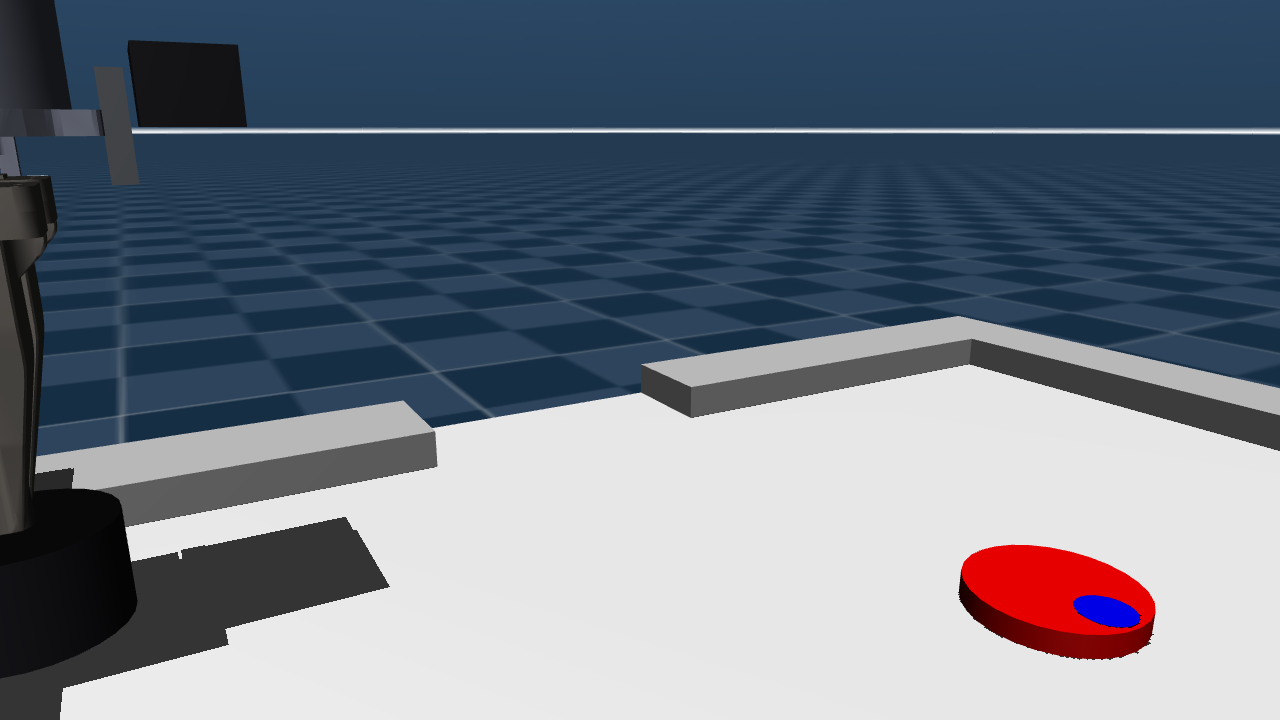
#> input picture vision_sdk_platform/mini_platform/artifacts/reports/img/mini_home_mallet_closeup.png, 1280 x 720 px
$ python -i detector.py   (imports and definitions only)
#> lines starting #> are read from the running program, lines starting #| are printed output that depends on the picture; after the words box and inside, x2 and y2 are one past the last pixel; in counts of white or black regions, pixels touching at a corner belong together
"""Colour segmentation -> subpixel centroids (vision assignment Part 2).

Two interchangeable backends, selected per call by ``detect_puck(..., backend=...)``:

* ``"numpy"`` (the DEFAULT) -- numpy + scipy.ndimage only, no OpenCV. This is the sim's
  reference path: its output is what the ``PuckVisionSensor`` bias/sigma constants were
  fitted against, so it is kept byte-for-byte and every sim test runs through it.
* ``"cv2"`` -- the same algorithm on OpenCV primitives (``cvtColor``/``inRange`` for the
  HSV gate, ``floodFill`` for hole-filling, ``connectedComponentsWithStats`` for the
  largest blob). On a cleanly-segmented 640x480 real frame -- the tuned operating case,
  where the gate passes only the puck -- this is ~1.7 ms vs ~55 ms for the pure-numpy path
  whose ``rgb_to_hsv`` dominates, an ~30x speedup (it narrows toward ~2-3x only on an
  UNtuned profile that leaks thousands of stray blobs, which is exactly what the tuner
  exists to prevent -- and numpy is slow there too). The HARDWARE sensor uses this. It is a
  drop-in equivalent: for the sim ``rgb_ratio`` gate it reproduces the
  numpy ``Detection`` to floating-point precision (floodFill == ``binary_fill_holes`` and
  4-connected components == ``ndimage.label``, both verified exactly); for the ``hsv``
  gate it matches within OpenCV's 2-degree hue quantization -- negligible for a real-puck
  band, and the yaw-marker sub-window is still segmented by the shared numpy gate so that
  half is identical too. ``backend="auto"`` uses cv2 when importable, else numpy.

The puck is found as the largest connected blob of a tunable colour gate; the yaw marker
is searched strictly inside the (hole-filled) puck component.

Two segmentation modes, selected by :class:`PuckColorProfile`:

* ``"rgb_ratio"`` (the SIM default) -- chromaticity RATIOS, never absolute thresholds. The
  sim puck material has specular=0.5, so highlights push pixels toward white (all channels
  rise together), which escapes absolute gates but cleanly fails a ratio test -- producing a
  hole in the mask (refilled below), never a false blob. These are the exact gates the sim
  was tuned with; the module-level defaults reproduce them byte-for-byte.
* ``"hsv"`` (for the REAL puck) -- a hue band plus saturation/value floors. Real lighting
  makes absolute-RGB or RGB-ratio gates leak (skin, wood and the table are all reddish with
  modest r/g, r/b), so on hardware we segment by hue, which is far more selective. Specular
  highlights blow out to low saturation and drop out of the mask -- exactly the same hole,
  refilled by ``binary_fill_holes`` the same way. Tune it with
  ``python -m mini_platform.hw.tune_puck`` against the real camera.

``detect_puck(rgb)`` with no profile uses the sim default, so all sim code and tests are
unchanged. The hardware path passes a profile loaded from the tuner's JSON.
"""

from dataclasses import dataclass, asdict

import numpy as np
from scipy import ndimage

#: Sim red-blob sanity gates: fewer pixels than this is noise, and a bounding box outside
#: this major-dimension band (px, AT 360-ROW RENDERS -- both bounds scale with the
#: render height) is either a speck or something far too close/large to be the puck
#: (the puck spans ~13-30 px across the table at 640x360, more near the rail).
MIN_RED_AREA = 20
BBOX_MAJOR_RANGE = (4, 90)
GATE_REF_HEIGHT = 360

#: Blue marker: evaluated in the red bbox expanded by this margin (a sub-window, for
#: cost only -- the strict component gate below does the actual confinement); below
#: the area floor the marker is considered unresolved and yaw is unavailable.
BBOX_MARGIN = 3
MIN_BLUE_AREA = 3


@dataclass
class PuckColorProfile:
    """Tunable colour gates for the puck blob and its yaw marker.

    The default is the sim ``rgb_ratio`` gate (identical to the historical hard-coded
    behaviour). The hardware tuner produces an ``hsv`` profile. Sanity gates (areas, bbox
    band, margins) are shared by both modes.

    HSV convention (matches :func:`rgb_to_hsv` below): hue in **degrees** ``[0, 360)``,
    saturation/value in ``[0, 1]``. A hue band may wrap through 0 (i.e. ``hue_lo > hue_hi``),
    which is the usual case for a red puck.
    """

    mode: str = "rgb_ratio"                 # "rgb_ratio" (sim) | "hsv" (real puck)

    # -- rgb_ratio puck gate (r > r_min & r > r_over_g*g & r > r_over_b*b) --
    r_min: float = 60.0
    r_over_g: float = 1.6
    r_over_b: float = 1.6

    # -- rgb_ratio marker gate (b > b_min & b > b_over_r*r & b > b_over_g*g) --
    b_min: float = 50.0
    b_over_r: float = 1.5
    b_over_g: float = 1.2

    # -- hsv puck gate --
    hue_lo: float = 345.0                   # wraps through 0 for red
    hue_hi: float = 15.0
    sat_min: float = 0.45
    val_min: float = 0.25

    # -- hsv marker gate (blue band); set marker_enabled False when the real puck has no
    #    physical marker (yaw then degrades to None, which the whole pipeline handles) --
    marker_enabled: bool = True
    marker_hue_lo: float = 200.0
    marker_hue_hi: float = 260.0
    marker_sat_min: float = 0.35
    marker_val_min: float = 0.20

    # -- shared sanity gates --
    min_red_area: int = MIN_RED_AREA
    bbox_major_range: tuple = BBOX_MAJOR_RANGE
    gate_ref_height: int = GATE_REF_HEIGHT
    bbox_margin: int = BBOX_MARGIN
    min_blue_area: int = MIN_BLUE_AREA

    # -- provenance, not a gate --
    #: The camera exposure this profile was FITTED at (UVC exposure_absolute), and the menu
    #: setting at the time (1 = manual, 3 = auto). `sat_min`/`val_min` are fixed thresholds, so a
    #: gate fitted under one exposure mis-segments under another; recording it lets `--stage play`
    #: say so instead of silently under-detecting. None on any profile tuned before this existed.
    tuned_exposure: float | None = None
    tuned_exposure_auto: int | None = None

    # [23 lines left out: functions to_dict, from_dict, save, load, not called in this run]


#: The sim gate, used whenever a caller passes no profile. Keeping this a module singleton
#: means ``detect_puck(rgb)`` behaves exactly as before this file gained profiles.
DEFAULT_PROFILE = PuckColorProfile()


@dataclass
class Detection:
    """Red puck blob (and optionally its blue yaw marker) in pixel coordinates."""

    centroid: tuple      # (u, v) subpixel centroid of the filled red blob
    area: int            # filled red blob area, px
    bbox: tuple          # (u_min, v_min, u_max, v_max), inclusive
    marker_centroid: tuple | None  # blue marker (u, v), or None when unresolved


# [28 lines left out: functions rgb_to_hsv, _hue_band, not called in this run]


def _puck_mask(im, profile):
    """Filled puck mask from an int16/float image (0..255), per the profile's mode."""
    if profile.mode == "hsv":
        h, s, v = rgb_to_hsv(im)
        m = _hue_band(h, profile.hue_lo, profile.hue_hi) & (s >= profile.sat_min) & (v >= profile.val_min)
    else:
        r, g, b = im[..., 0], im[..., 1], im[..., 2]
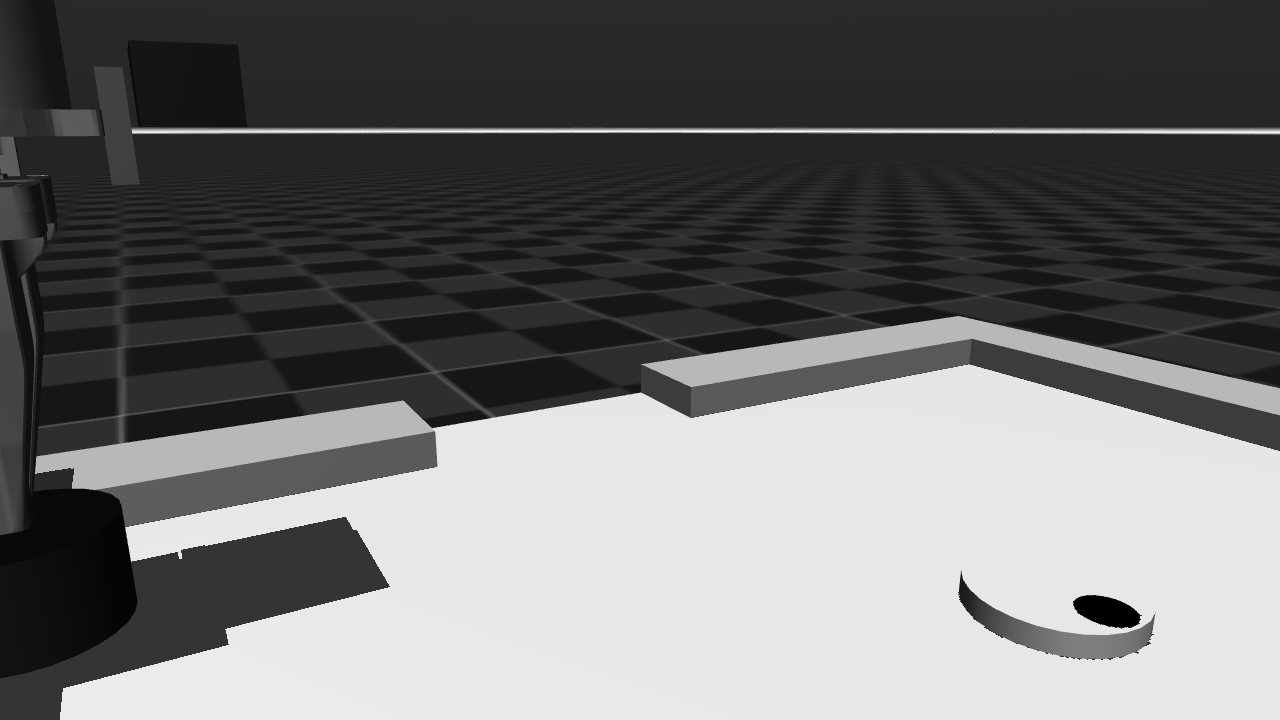
#> r: shape (720, 1280) int16; min 0, max 250, mean 110.2
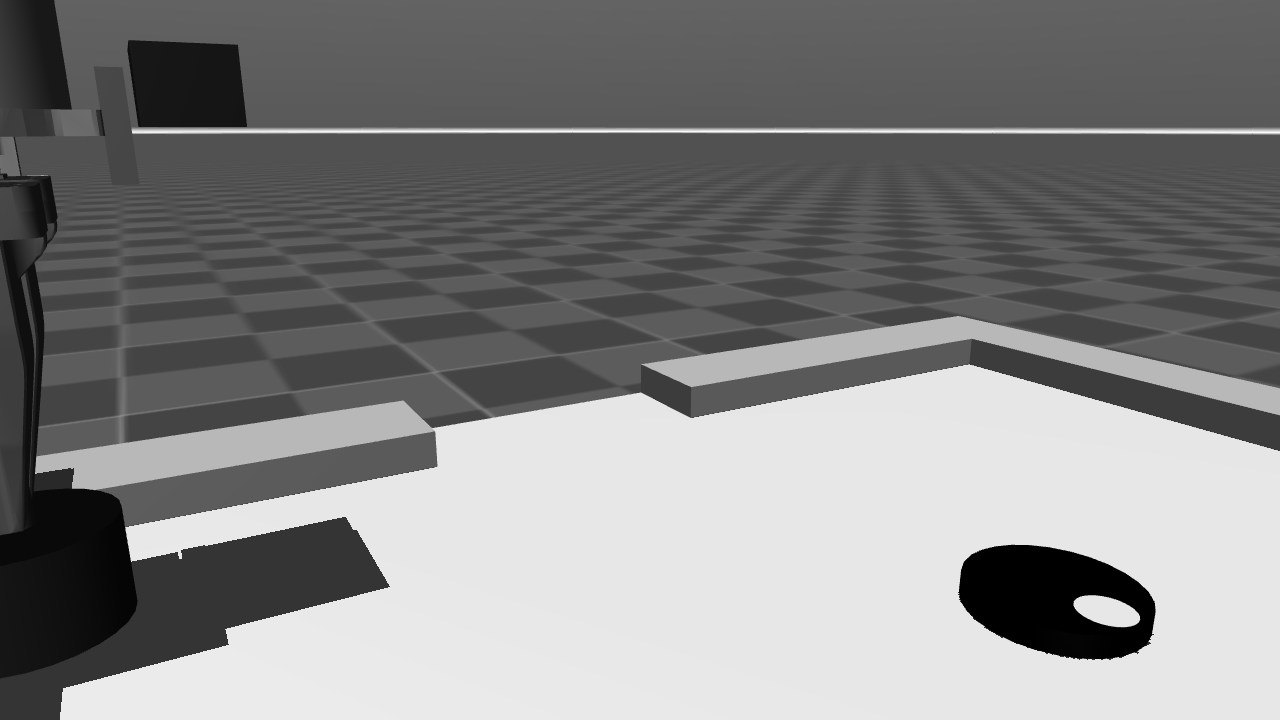
#> b: shape (720, 1280) int16; min 0, max 251, mean 131.1
        m = (r > profile.r_min) & (r > profile.r_over_g * g) & (r > profile.r_over_b * b)
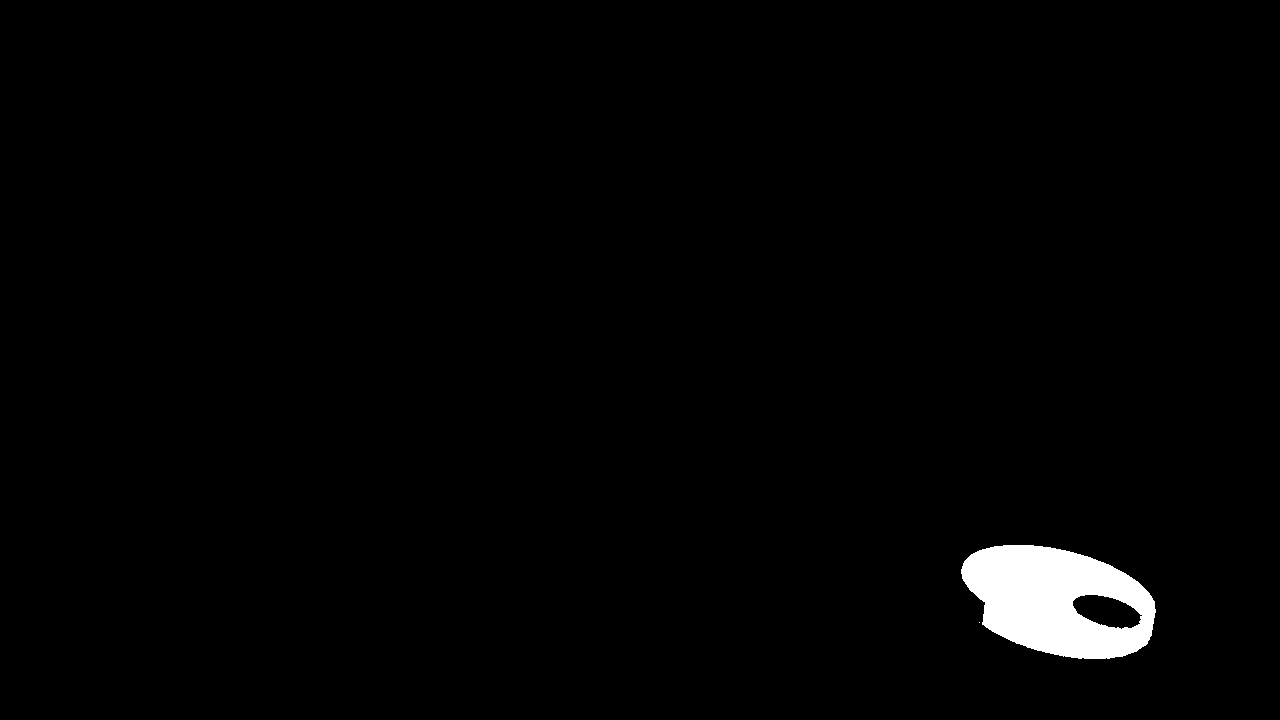
#> m: shape (720, 1280) bool; 1.6% white; 2 white regions (1 under 20 px), largest, box (x1, y1, x2, y2) and area: (961, 545, 1156, 659) 14987
    return ndimage.binary_fill_holes(m)
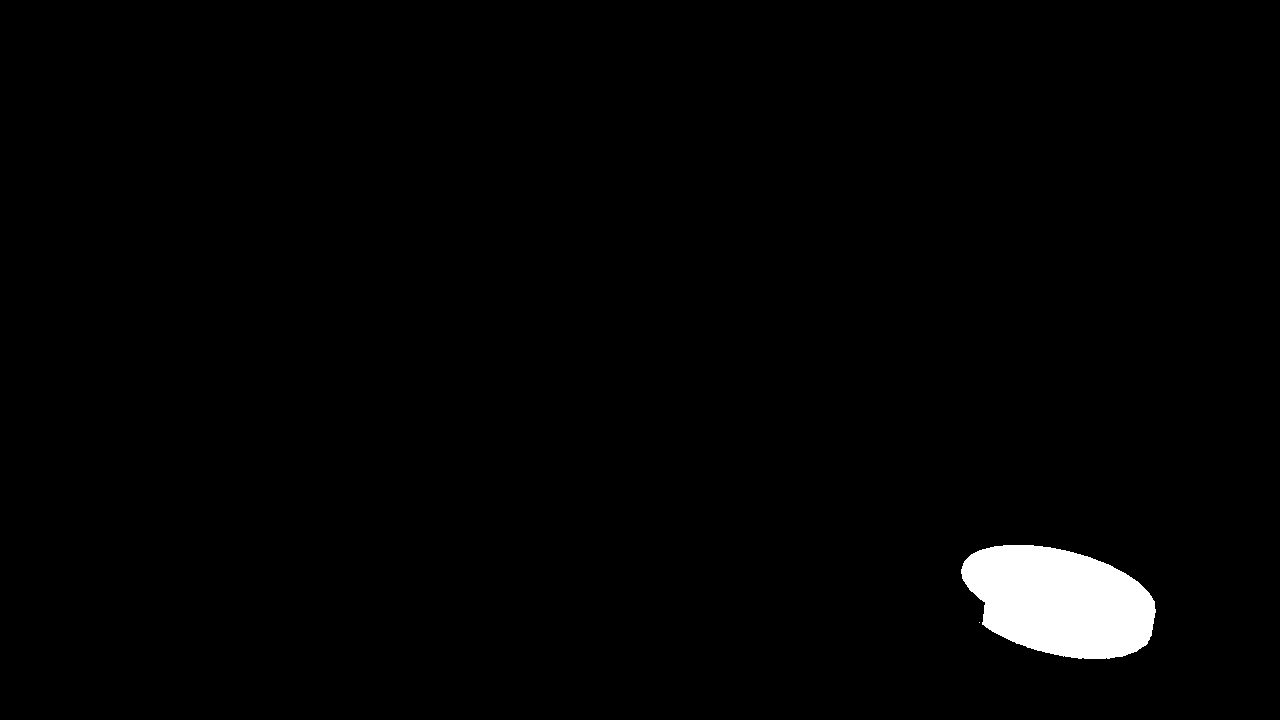
#> returned value: shape (720, 1280) bool; 1.8% white; 2 white regions (1 under 20 px), largest, box (x1, y1, x2, y2) and area: (961, 545, 1156, 659) 16536


# [127 lines left out: functions _red_mask, _marker_mask, _fill_holes_cv2, _puck_mask8_cv2, _inrange_hsv_cv2, _detect_puck_cv2 and 1 more, not called in this run]


def detect_puck(rgb, profile=None, backend="numpy"):
    """Detect the puck in an (H, W, 3) uint8 frame; ``Detection`` or None.

    ``profile`` selects the colour gate (see :class:`PuckColorProfile`). Omit it for the
    sim's red-puck gate; pass a tuned ``hsv`` profile for the real camera.

    ``backend`` picks the implementation: ``"numpy"`` (default, the sim reference path),
    ``"cv2"`` (the ~10x-faster OpenCV path the hardware sensor uses -- see the module
    docstring), or ``"auto"`` (cv2 when importable, else numpy). All three return the same
    ``Detection`` type; cv2 matches numpy exactly for ``rgb_ratio`` and within hue
    quantization for ``hsv``.
    """
    profile = profile or DEFAULT_PROFILE
    if backend in ("cv2", "auto"):
        cv2 = _import_cv2(required=backend == "cv2")
        if cv2 is not None:
            return _detect_puck_cv2(cv2, rgb, profile)
    elif backend != "numpy":
        raise ValueError(f"unknown detect backend {backend!r} "
                         "(expected 'numpy', 'cv2', or 'auto')")
    im = rgb.astype(np.int16)
    red = _puck_mask(im, profile)
    lbl, n = ndimage.label(red)
#> lbl: shape (720, 1280) int32; 3 distinct labels, from 0 to 2
#> n = 2
    if n == 0:
        return None
    sizes = np.bincount(lbl.ravel())[1:]
#> sizes = [16536, 1]
    largest = int(np.argmax(sizes)) + 1
#> largest = 1
    ys, xs = np.nonzero(lbl == largest)
#> ys = 16536 values from 545 to 658; xs = 16536 values, max 1155 at index 9729, min 961 at index 2699, mean 1059.8
    area = int(xs.size)
#> area = 16536
    if area < profile.min_red_area:
        return None
    u0, u1 = int(xs.min()), int(xs.max())
#> u0 = 961; u1 = 1155
    v0, v1 = int(ys.min()), int(ys.max())
#> v0 = 545; v1 = 658
    h, w = im.shape[:2]
#> h = 720; w = 1280
    scale = h / profile.gate_ref_height
#> scale = 2
    major = max(u1 - u0 + 1, v1 - v0 + 1)
#> major = 195
    lo, hi = profile.bbox_major_range
    if not lo * scale <= major <= hi * scale:
        return None

    centroid = (float(xs.mean()), float(ys.mean()))

    # The marker is gated STRICTLY to the (hole-filled) puck component: it is physically on
    # the puck, so its pixels are interior whenever its outline closes. This keeps blue-ish
    # background (the sim's blue-grey floor checker) from leaking into the marker centroid
    # when the puck sits near a rim; if the marker aliases open at the silhouette it falls
    # outside the component and yaw degrades honestly to None instead of using bad pixels.
    m = profile.bbox_margin
    r0, r1 = max(v0 - m, 0), min(v1 + m, h - 1)
    c0, c1 = max(u0 - m, 0), min(u1 + m, w - 1)
    sub = im[r0:r1 + 1, c0:c1 + 1]
    blue = _marker_mask(sub, profile)
    blue &= (lbl == largest)[r0:r1 + 1, c0:c1 + 1]

    marker = None
    if int(blue.sum()) >= profile.min_blue_area:
        bys, bxs = np.nonzero(blue)
        marker = (float(c0 + bxs.mean()), float(r0 + bys.mean()))
    return Detection(centroid, area, (u0, v0, u1, v1), marker)


# [15 lines left out: function puck_mask, not called in this run]

>>> import cv2
>>> picture = cv2.cvtColor(cv2.imread('../artifacts/reports/img/mini_home_mallet_closeup.png'), cv2.COLOR_BGR2RGB)
>>> result = detect_puck(picture)
